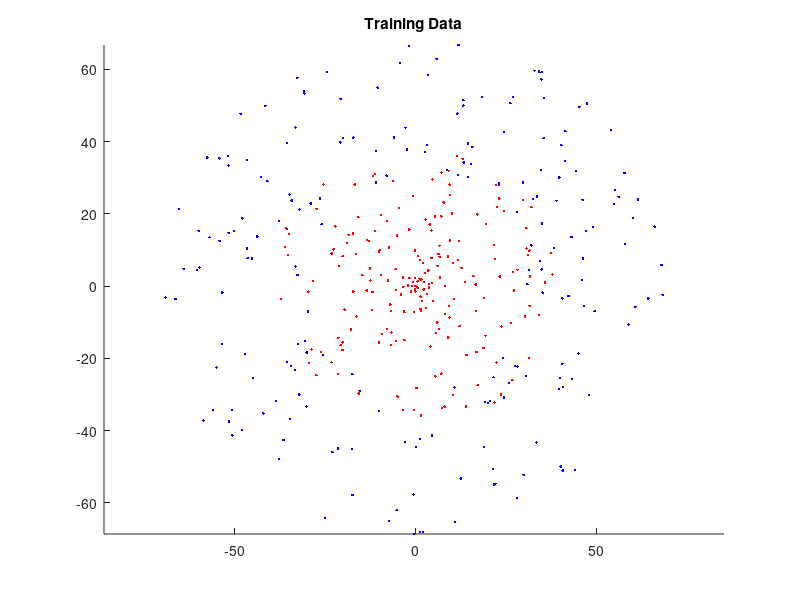

This chart was generated by the following MATLAB code: (Note: this script raises an error after producing the figure.)
% Example for adaboost.m
%
% Type "edit adaboost.m" to see the code



% Make training data of two classes "red" and "blue"
 % with 2 features for each sample (the position  x and y).
  angle=rand(200,1)*2*pi; l=rand(200,1)*40+30; blue=[sin(angle).*l cos(angle).*l];
  angle=rand(200,1)*2*pi; l=rand(200,1)*40;    red=[sin(angle).*l cos(angle).*l];

 % All the training data
  datafeatures=[blue;red];
  dataclass(1:200)=-1; dataclass(201:400)=1;

 % Show the data
  figure; hold on; axis equal;
  plot(blue(:,1),blue(:,2),'b.'); plot(red(:,1),red(:,2),'r.');
  title('Training Data');
  axis equal;
%% Use Adaboost to make a classifier
  
[classestimate,model]=adaboost('train',datafeatures,dataclass,200);

%%

blue=datafeatures(classestimate==-1,:); red=datafeatures(classestimate==1,:);

Zs      = ml_plot_ada_model(model);
[Xs,Ys] = meshgrid(linspace(-80,80,161),linspace(-80,80,161));

close all;
figure;
%imshow(I,[]); 
pcolor(Xs,Ys,Zs); shading interp;
colorbar; axis xy;
colormap('jet'), hold on
plot(blue(:,1),blue(:,2),'bo');
plot(red(:,1),red(:,2),'ro');
title('Training Data classified with adaboost model');

 %%
 
 % Show the error verus number of weak classifiers
 error=zeros(1,length(model)); for i=1:length(model), error(i)=model(i).error; end 
 subplot(2,2,3), plot(error); title('Classification error versus number of weak classifiers');

 % Make some test data
  angle=rand(200,1)*2*pi; l=rand(200,1)*70; testdata=[sin(angle).*l cos(angle).*l];

 % Classify the testdata with the trained model
  testclass=adaboost('apply',testdata,model);

 % Show result
  blue=testdata(testclass==-1,:); red=testdata(testclass==1,:);

 % Show the data
  subplot(2,2,4), hold on
  plot(blue(:,1),blue(:,2),'b*');
  plot(red(:,1),red(:,2),'r*');
  axis equal;
  title('Test Data classified with adaboost model');
